Frame 1 (no input): blank canvas, image omitted
Frame 60 (no input): blank canvas, image omitted
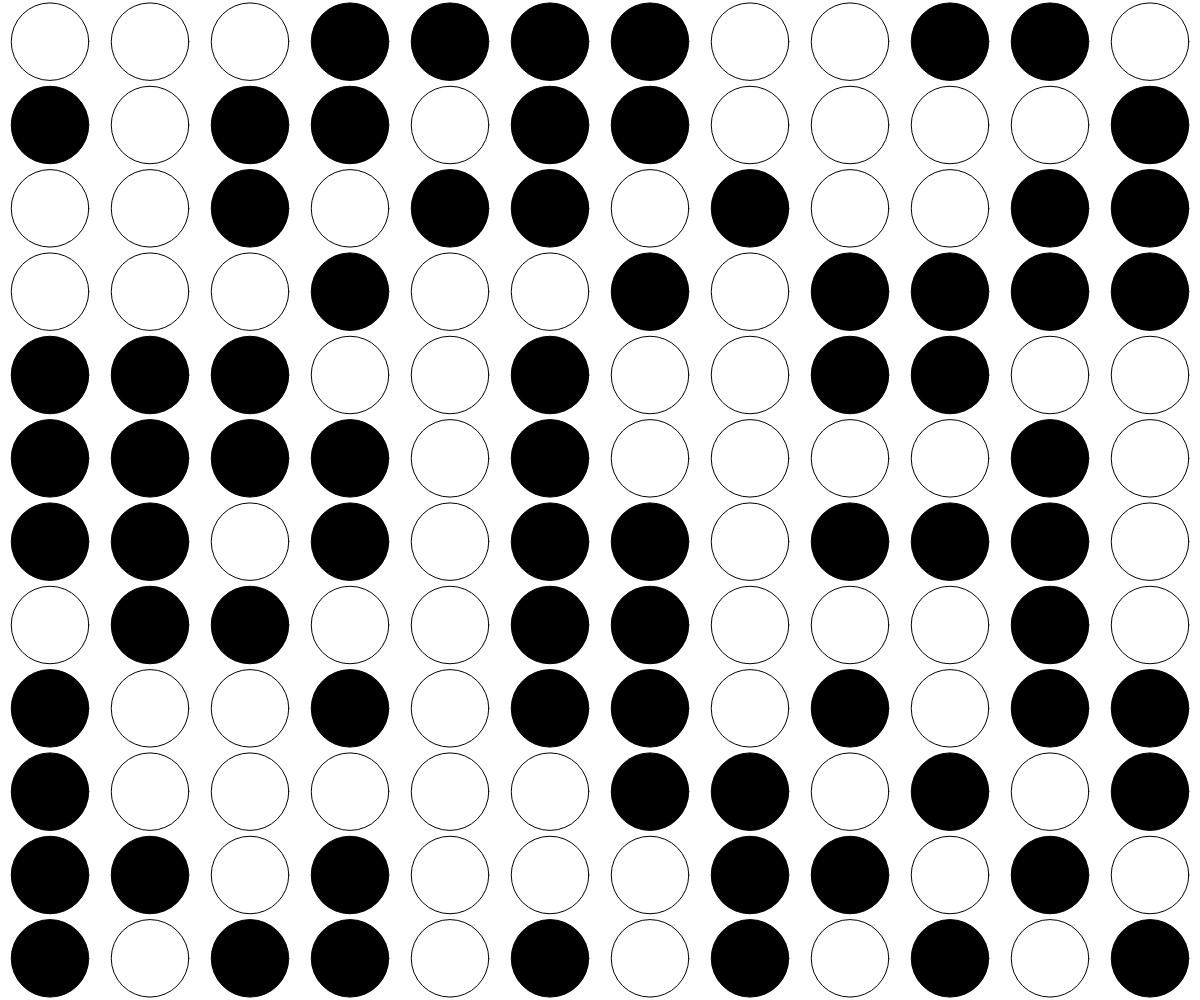
Frame 120 (the mouse pressed at the canvas centre since frame 60)

The p5.js sketch whose frames 1 and 60 were blank and that drew this single picture after the mouse press (run headless with seeded random() and noise() and a simulated clock; from frame 60 on, the mouse is pressed at the canvas centre):

// p5.js sketch
// ── sketch.js

let seed = 0
let change = true
let cells_x = 40
let cells_y = 40
let cells_min = 4
let cells_max = 20

function setup() {
  createCanvas(windowWidth, windowHeight);
}

function draw() {
  randomSeed(seed)
  if(change) {
    clear()
  
    cells_x = map(mouseX, 0, width, cells_min, cells_max)
    cells_y = map(mouseX, 0, width, cells_min, cells_max)
    
    for (let y = 0; y < cells_y; y++) {
      for (let x = 0; x < cells_x; x++) {
  
        const x_length = width / cells_x
        const y_length = height / cells_y
        
        const x_ini = x_length * x
        const y_ini = y_length * y
  
        const x_center = x_ini + x_length / 2
        const y_center = y_ini + y_length / 2
        
        const circle_radius = map(mouseY, 0, height, 5, x_length * 1.5)

        const color = int(random(0, 2))
        
        if(color === 0) {
          fill(0)
        } else {
          fill(255)
        }

        circle(x_center, y_center, circle_radius)
      }
      
    }
  }
}

function mousePressed() {
  seed = random(100000);
}

function doubleClicked() {
  change = !change
}

function windowResized() {
  resizeCanvas(windowWidth, windowHeight)
}
